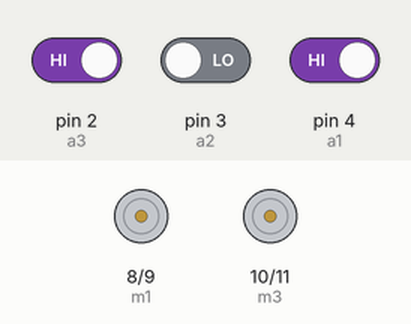
Recording of a sketch running on a simulated Arduino Uno, built with avr-gcc and run on an emulated ATmega328P. Shown: motor-driver pin pairs drawn as motors (green arrow = first pin HIGH = forward, orange = second pin HIGH = backward, longer = more drive). The inputs (shaded band) are chosen by the test bench; at power-on: pin 2 (a3) HIGH, pin 3 (a2) LOW, pin 4 (a1) HIGH.

Above: at 1.2 s.
1.3 s: pin 2 (a3) driven LOW and pin 3 (a2) driven HIGH
At 1.55 s:
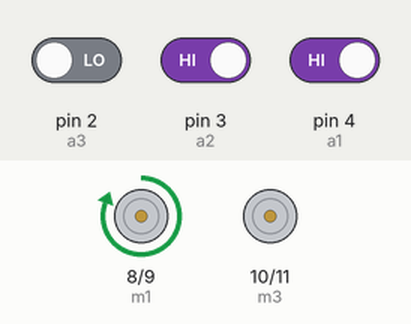
4.3 s: pin 4 (a1) driven LOW
At 4.55 s:
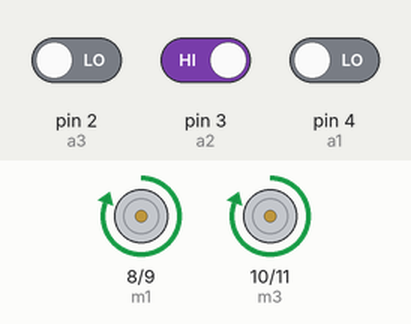
7.3 s: pin 2 (a3) driven HIGH
At 7.6 s:
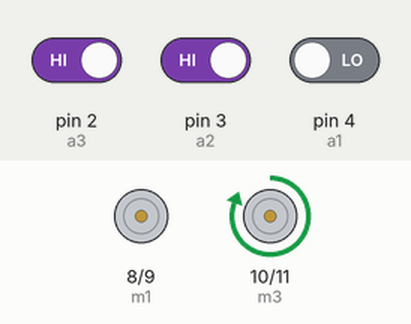
8.8 s: pin 2 (a3) driven LOW
At 8.95 s:
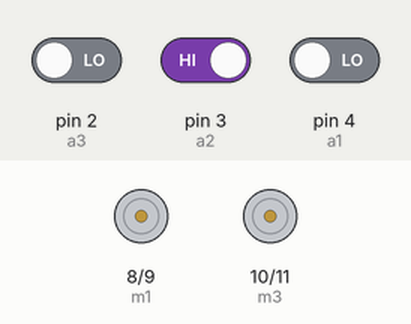
11.8 s: pin 3 (a2) driven LOW
At 11.8 s:
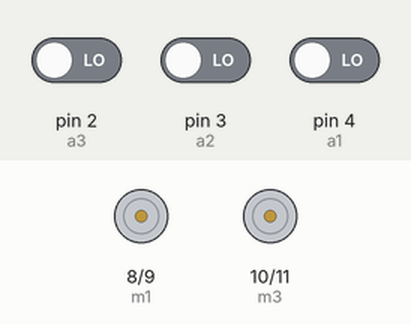
Timing chart, 0 to 14.3 s (numbered marks = the images above; inputs shaded):
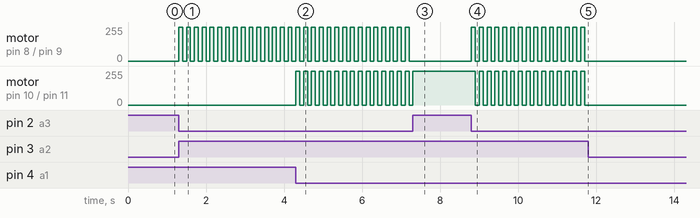

Measured:
- after the input at 1.3 s, motor on pin 8 (m1) / pin 9 (m2): alternates forward 255/255 for 0.10 s and stopped for 0.10 s, starting at once
- after the input at 4.3 s, motor on pin 10 (m3) / pin 11 (m4): alternates forward 255/255 for 0.10 s and stopped for 0.10 s, starting at once
- after the input at 7.3 s, motor on pin 8 (m1) / pin 9 (m2): stops changing and stays stopped; motor on pin 10 (m3) / pin 11 (m4): goes on until 7.3 s, then stays forward 255/255
- after the input at 8.8 s, motor on pin 8 (m1) / pin 9 (m2): alternates forward 255/255 for 0.10 s and stopped for 0.10 s, starting at once; motor on pin 10 (m3) / pin 11 (m4): alternates forward 255/255 for 0.10 s and stopped for 0.10 s, starting after 0.10 s
- after the input at 11.8 s, motor on pin 8 (m1) / pin 9 (m2), motor on pin 10 (m3) / pin 11 (m4): stops changing and stays stopped

The sketch:

line_follower_final.ino
```cpp
int m1=8;
int m2=9;
int m3=10;
int m4=11;
int a1=4;
int a2=3;
int a3=2;
void forward();
void forward();
void right();
void left();
void halt();
void setup() {
  // put your setup code here, to run once:
pinMode(m1,OUTPUT);
pinMode(m2,OUTPUT);
pinMode(m3,OUTPUT);
pinMode(m4,OUTPUT);
pinMode(a1,INPUT);
pinMode(a2,INPUT);
pinMode(a3,INPUT);

}

void loop() {
  // put your main code here, to run repeatedly:
  int b1,b2,b3;
  b1=digitalRead(a1);
  b2=digitalRead(a2);
  b3=digitalRead(a3);
if(b1==0 && b2==1 && b3==0)
{
  forward();
}
if(b1==1 && b2==1 && b3==0)
{
 left();
}
if(b1==0 && b2==1 && b3==1)
{
right();
}
else
{
halt();
}
}
void forward()
{
digitalWrite(m1,HIGH);
digitalWrite(m2,LOW);
digitalWrite(m3,HIGH);
digitalWrite(m4,LOW);
delay(100);//forward

}
void right()
{
digitalWrite(m1,LOW);
digitalWrite(m2,LOW);
digitalWrite(m3,HIGH);
digitalWrite(m4,LOW);
delay(100);//right

}
void left()
{
digitalWrite(m1,HIGH);
digitalWrite(m2,LOW);
digitalWrite(m3,LOW);
digitalWrite(m4,LOW);
delay(100);//left
}
void halt()
{
digitalWrite(m1,LOW);
digitalWrite(m2,LOW);
digitalWrite(m3,LOW);
digitalWrite(m4,LOW);
delay(100);//left

}
```
